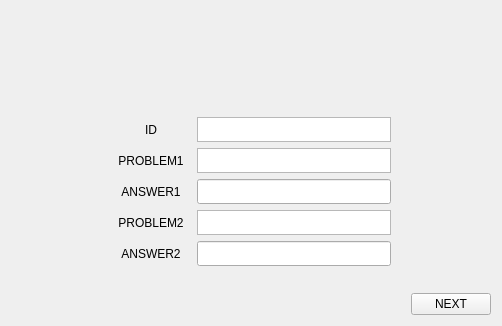
<?xml version="1.0" encoding="UTF-8"?>
<ui version="4.0">
 <class>forget_one</class>
 <widget class="QWidget" name="forget_one">
  <property name="geometry">
   <rect>
    <x>0</x>
    <y>0</y>
    <width>502</width>
    <height>326</height>
   </rect>
  </property>
  <property name="minimumSize">
   <size>
    <width>502</width>
    <height>320</height>
   </size>
  </property>
  <property name="maximumSize">
   <size>
    <width>522</width>
    <height>332</height>
   </size>
  </property>
  <property name="windowTitle">
   <string>Forget Password</string>
  </property>
  <layout class="QVBoxLayout" name="verticalLayout_3">
   <item>
    <layout class="QVBoxLayout" name="verticalLayout">
     <item>
      <layout class="QHBoxLayout" name="horizontalLayout">
       <item>
        <widget class="QLabel" name="talkphoto">
         <property name="minimumSize">
          <size>
           <width>500</width>
           <height>100</height>
          </size>
         </property>
         <property name="maximumSize">
          <size>
           <width>500</width>
           <height>100</height>
          </size>
         </property>
         <property name="text">
          <string/>
         </property>
        </widget>
       </item>
      </layout>
     </item>
     <item>
      <layout class="QHBoxLayout" name="horizontalLayout_2">
       <item>
        <layout class="QHBoxLayout" name="horizontalLayout_6">
         <item>
          <spacer name="horizontalSpacer">
           <property name="orientation">
            <enum>Qt::Horizontal</enum>
           </property>
           <property name="sizeType">
            <enum>QSizePolicy::Minimum</enum>
           </property>
           <property name="sizeHint" stdset="0">
            <size>
             <width>100</width>
             <height>20</height>
            </size>
           </property>
          </spacer>
         </item>
        </layout>
       </item>
       <item>
        <layout class="QVBoxLayout" name="verticalLayout_2">
         <item>
          <layout class="QHBoxLayout" name="horizontalLayout_8">
           <item>
            <widget class="QLabel" name="label_6">
             <property name="minimumSize">
              <size>
               <width>80</width>
               <height>0</height>
              </size>
             </property>
             <property name="text">
              <string>ID</string>
             </property>
             <property name="alignment">
              <set>Qt::AlignCenter</set>
             </property>
            </widget>
           </item>
           <item>
            <widget class="QTextBrowser" name="ID">
             <property name="minimumSize">
              <size>
               <width>0</width>
               <height>25</height>
              </size>
             </property>
             <property name="maximumSize">
              <size>
               <width>16777215</width>
               <height>25</height>
              </size>
             </property>
            </widget>
           </item>
          </layout>
         </item>
         <item>
          <layout class="QHBoxLayout" name="horizontalLayout_7">
           <item>
            <widget class="QLabel" name="label_5">
             <property name="minimumSize">
              <size>
               <width>80</width>
               <height>0</height>
              </size>
             </property>
             <property name="text">
              <string>PROBLEM1</string>
             </property>
             <property name="alignment">
              <set>Qt::AlignCenter</set>
             </property>
            </widget>
           </item>
           <item>
            <widget class="QTextBrowser" name="problem_1">
             <property name="minimumSize">
              <size>
               <width>0</width>
               <height>25</height>
              </size>
             </property>
             <property name="maximumSize">
              <size>
               <width>16777215</width>
               <height>25</height>
              </size>
             </property>
            </widget>
           </item>
          </layout>
         </item>
         <item>
          <layout class="QHBoxLayout" name="horizontalLayout_5">
           <item>
            <widget class="QLabel" name="label_4">
             <property name="minimumSize">
              <size>
               <width>80</width>
               <height>0</height>
              </size>
             </property>
             <property name="text">
              <string>ANSWER1</string>
             </property>
             <property name="alignment">
              <set>Qt::AlignCenter</set>
             </property>
            </widget>
           </item>
           <item>
            <widget class="QLineEdit" name="answer_1">
             <property name="minimumSize">
              <size>
               <width>0</width>
               <height>25</height>
              </size>
             </property>
             <property name="maximumSize">
              <size>
               <width>16777215</width>
               <height>25</height>
              </size>
             </property>
            </widget>
           </item>
          </layout>
         </item>
         <item>
          <layout class="QHBoxLayout" name="horizontalLayout_4">
           <item>
            <widget class="QLabel" name="label_3">
             <property name="minimumSize">
              <size>
               <width>80</width>
               <height>0</height>
              </size>
             </property>
             <property name="text">
              <string>PROBLEM2</string>
             </property>
             <property name="alignment">
              <set>Qt::AlignCenter</set>
             </property>
            </widget>
           </item>
           <item>
            <widget class="QTextBrowser" name="problem_2">
             <property name="minimumSize">
              <size>
               <width>0</width>
               <height>25</height>
              </size>
             </property>
             <property name="maximumSize">
              <size>
               <width>16777215</width>
               <height>25</height>
              </size>
             </property>
            </widget>
           </item>
          </layout>
         </item>
         <item>
          <layout class="QHBoxLayout" name="horizontalLayout_3">
           <item>
            <widget class="QLabel" name="label_2">
             <property name="minimumSize">
              <size>
               <width>80</width>
               <height>0</height>
              </size>
             </property>
             <property name="text">
              <string>ANSWER2</string>
             </property>
             <property name="alignment">
              <set>Qt::AlignCenter</set>
             </property>
            </widget>
           </item>
           <item>
            <widget class="QLineEdit" name="answer_2">
             <property name="minimumSize">
              <size>
               <width>0</width>
               <height>25</height>
              </size>
             </property>
             <property name="maximumSize">
              <size>
               <width>16777215</width>
               <height>25</height>
              </size>
             </property>
            </widget>
           </item>
          </layout>
         </item>
        </layout>
       </item>
       <item>
        <spacer name="horizontalSpacer_2">
         <property name="orientation">
          <enum>Qt::Horizontal</enum>
         </property>
         <property name="sizeType">
          <enum>QSizePolicy::Minimum</enum>
         </property>
         <property name="sizeHint" stdset="0">
          <size>
           <width>100</width>
           <height>20</height>
          </size>
         </property>
        </spacer>
       </item>
      </layout>
     </item>
     <item>
      <layout class="QHBoxLayout" name="horizontalLayout_9">
       <item>
        <spacer name="verticalSpacer">
         <property name="orientation">
          <enum>Qt::Vertical</enum>
         </property>
         <property name="sizeHint" stdset="0">
          <size>
           <width>20</width>
           <height>40</height>
          </size>
         </property>
        </spacer>
       </item>
      </layout>
     </item>
     <item>
      <layout class="QHBoxLayout" name="horizontalLayout_10">
       <item>
        <spacer name="horizontalSpacer_3">
         <property name="orientation">
          <enum>Qt::Horizontal</enum>
         </property>
         <property name="sizeHint" stdset="0">
          <size>
           <width>40</width>
           <height>20</height>
          </size>
         </property>
        </spacer>
       </item>
       <item>
        <widget class="QPushButton" name="next">
         <property name="text">
          <string>NEXT</string>
         </property>
        </widget>
       </item>
      </layout>
     </item>
    </layout>
   </item>
  </layout>
 </widget>
 <resources/>
 <connections/>
</ui>
